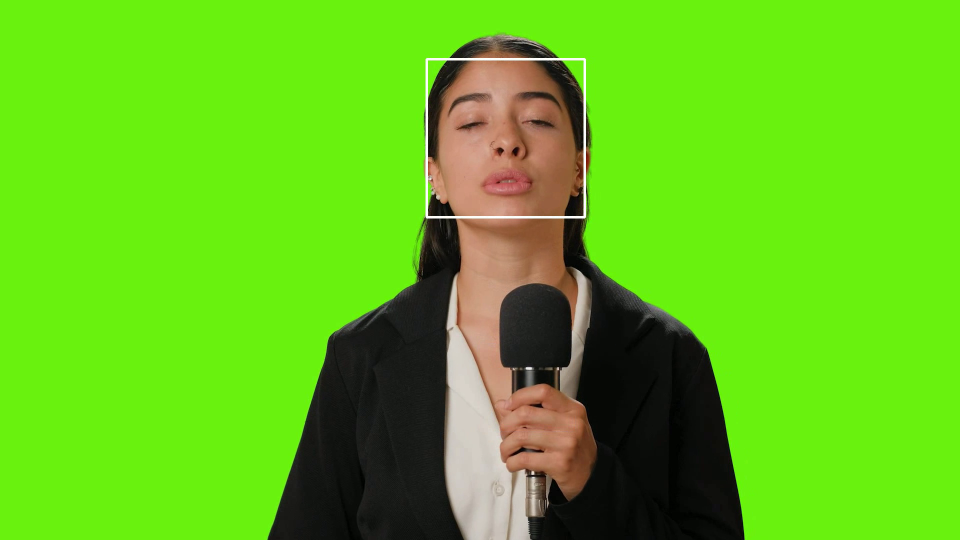
#> input picture frame 9 of 7. Video Processing/video4/output.avi, 1920 x 1080 px, given in place of the camera (shown at 1/2 size)
$ python main5.py
#> lines starting #> are read from the running program, lines starting #| are printed output that depends on the picture; after the words box and inside, x2 and y2 are one past the last pixel; in counts of white or black regions, pixels touching at a corner belong together
import cv2

video = cv2.VideoCapture(0)
success, frame = video.read()
#> frame is the input picture: shape (1080, 1920, 3); mean B, G, R 25.5, 194.7, 99.1

height = frame.shape[0]
#> height = 1080
width = frame.shape[1]
#> width = 1920

face_cascade = cv2.CascadeClassifier('video5/faces.xml')
output = cv2.VideoWriter('output.avi', cv2.VideoWriter_fourcc(*'DIVX'), 30, (width, height))

count = 0
while success:
  faces = face_cascade.detectMultiScale(frame, 1.1, 4)
#> faces = [[855, 118, 312, 312]]
  for (x, y, w, h) in faces:
    cv2.rectangle(frame, (x, y), (x+w, y+h), (255, 255, 255), 4)
#> this loop made 1 pass
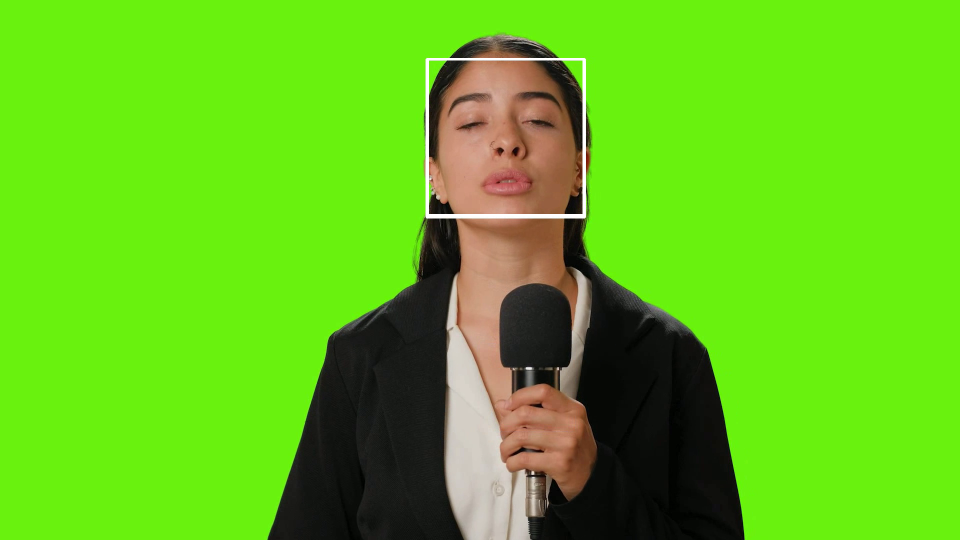
#> frame: shape (1080, 1920, 3) (shown at 1/2 size); 0.3% of pixels changed, all inside (x1, y1, x2, y2) = (853, 116, 1170, 433)
  output.write(frame)
  success, frame = video.read()
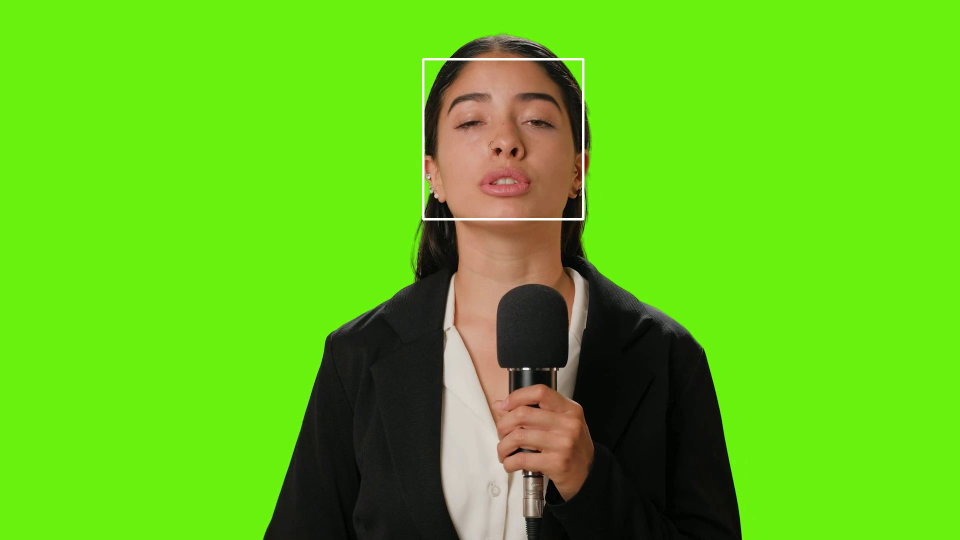
#> input picture frame 10 of 7. Video Processing/video4/output.avi, 1920 x 1080 px, given in place of the camera (shown at 1/2 size)
#> frame is the input picture: shape (1080, 1920, 3); mean B, G, R 25.6, 194.7, 99.2
  count += 1

output.release()

$ run again, starting later in the video
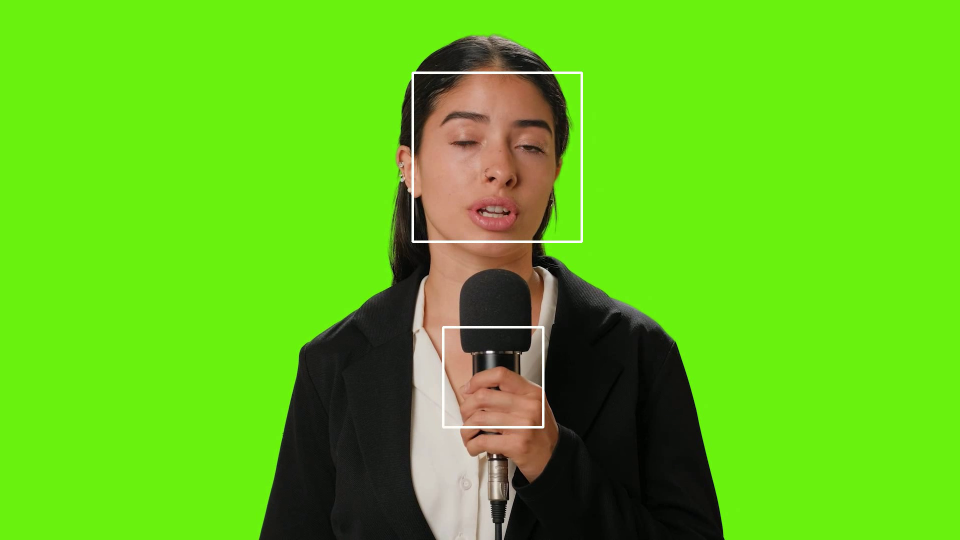
#> input picture frame 40 of 7. Video Processing/video4/output.avi, 1920 x 1080 px, given in place of the camera (shown at 1/2 size)
#> frame is the input picture: shape (1080, 1920, 3); mean B, G, R 25.9, 195.6, 99.2
#> faces = [[830, 148, 329, 329]]
#> the loop `for (x, y, w, h) in faces:` made 1 pass
#> after the loop `for (x, y, w, h) in faces:`:
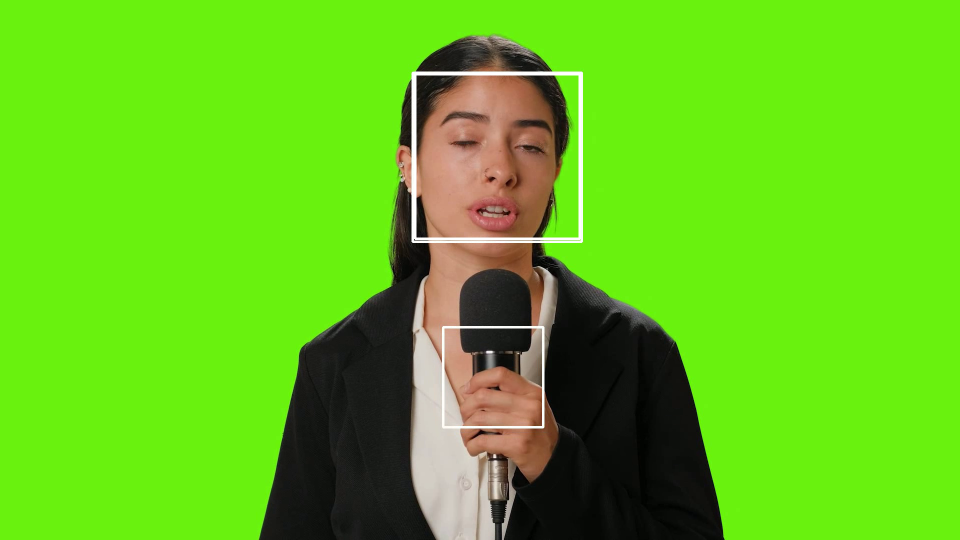
#> frame: shape (1080, 1920, 3) (shown at 1/2 size); 0.32% of pixels changed, all inside (x1, y1, x2, y2) = (828, 146, 1162, 480)
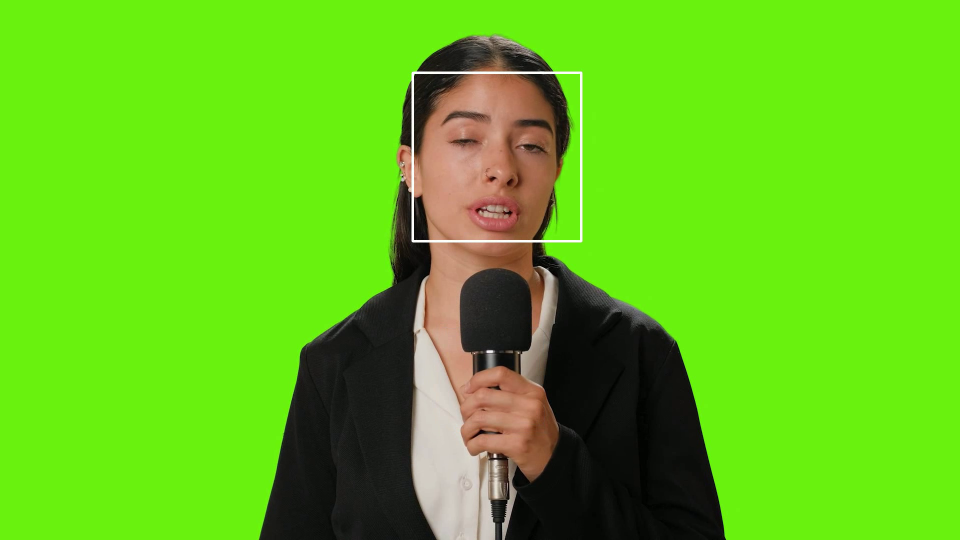
#> input picture frame 41 of 7. Video Processing/video4/output.avi, 1920 x 1080 px, given in place of the camera (shown at 1/2 size)
#> frame is the input picture: shape (1080, 1920, 3); mean B, G, R 25.5, 195.2, 98.9

$ run again, starting later in the video
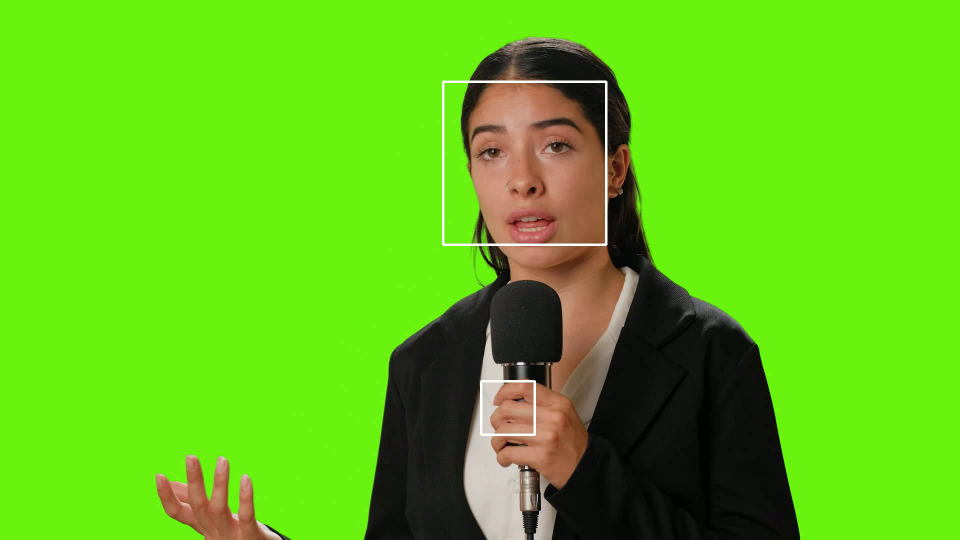
#> input picture frame 72 of 7. Video Processing/video4/output.avi, 1920 x 1080 px, given in place of the camera (shown at 1/2 size)
#> frame is the input picture: shape (1080, 1920, 3); mean B, G, R 23.9, 193.5, 98
#> faces = [[962, 761, 110, 110], [889, 168, 319, 319]]
#> the loop `for (x, y, w, h) in faces:` made 2 passes
#> after the loop `for (x, y, w, h) in faces:`:
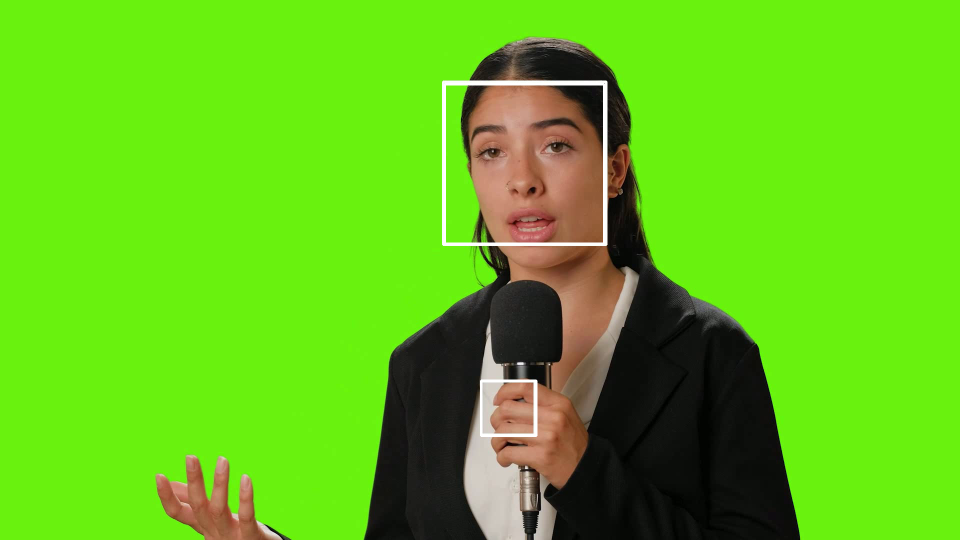
#> frame: shape (1080, 1920, 3) (shown at 1/2 size); 0.41% of pixels changed, all inside (x1, y1, x2, y2) = (887, 166, 1211, 874)
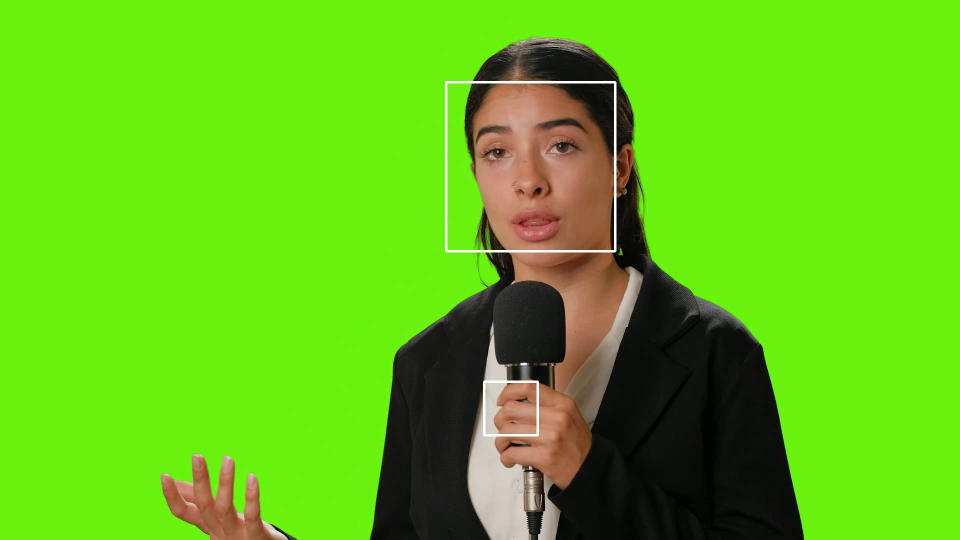
#> input picture frame 73 of 7. Video Processing/video4/output.avi, 1920 x 1080 px, given in place of the camera (shown at 1/2 size)
#> frame is the input picture: shape (1080, 1920, 3); mean B, G, R 23.9, 193.7, 98.1
